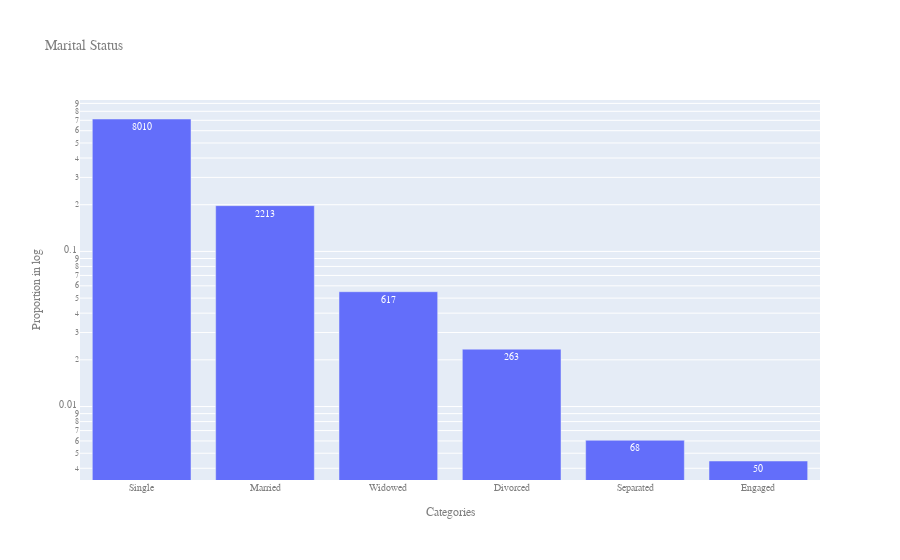

Write notebook code for a chart like this one.
### Code cell
import plotly.graph_objects as go
import chart_studio
import chart_studio.tools as tls
import chart_studio.plotly as py
from IPython.display import HTML
from fontTools.ttLib import TTFont
font = TTFont('/Library/Fonts/Komika_Hand.ttf')

hist_marital_dc = dc_pers[dc_pers['Marital Status']!='Unknown']["Marital Status"].value_counts(normalize=True)
hist_marital_marvel = marvel_pers[marvel_pers['Marital Status']!='Unknown']["Marital Status"].value_counts(normalize=True)

count_dc = dc_pers[dc_pers['Marital Status']!='Unknown']["Marital Status"].value_counts()
count_marvel = marvel_pers[marvel_pers['Marital Status']!='Unknown']["Marital Status"].value_counts()

x1 = hist_marital_marvel.index
x2 = hist_marital_dc.index

fig = go.Figure(data=[
    go.Bar(name='Marvel', x=x1, y=hist_marital_marvel, text=count_marvel,
            textposition='auto')])
go.Bar(name='DC Comic', x=x2, y=hist_marital_dc, text=count_dc,
            textposition='auto')
# Change the bar mode
fig.update_layout(barmode='group', 
                  title="Marital Status",
                  xaxis_title="Categories",
                  yaxis_title="Proportion in log",
                  yaxis_type="log",
                  font=dict(family='Komika Hand',
                            size=10,
                            color="#7f7f7f"))

fig.show()
chart_studio.tools.set_credentials_file(username='schmider', api_key='OGpZh1yfEHe4hFbVMaPO')
url = py.plot(fig, filename='Marital_Status.html', auto_open=False,)
print(url)
tls.get_embed('https://plot.ly/~schmider/1/') #in '' put the printed url

### Figure 1 — Plotly figure (JSON) as saved in the notebook; plotly's stock layout.template omitted (floating-point values rounded to 4 significant figures)
{"data": [{"name": "Marvel", "text": [8010, 2213, 617, 263, 68, 50], "textposition": "auto", "type": "bar", "x": ["Single", "Married", "Widowed", "Divorced", "Separated", "Engaged"], "y": [0.7138, 0.1972, 0.05499, 0.02344, 0.00606, 0.004456]}], "layout": {"barmode": "group", "font": {"color": "#7f7f7f", "family": "Komika Hand", "size": 10}, "title": {"text": "Marital Status"}, "xaxis": {"title": {"text": "Categories"}}, "yaxis": {"title": {"text": "Proportion in log"}, "type": "log"}}}
